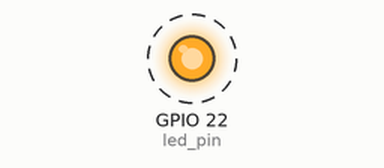
Bench run of a sketch on a simulated ESP32. Parts: output pins drawn as LEDs (lit = HIGH). Dashed ring = blinking.

Above: at 0.2 s.
Timing chart, 0 to 3.0 s (numbered marks = the images above):
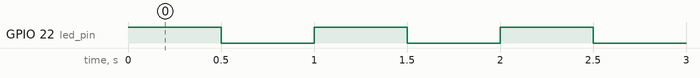

Measured:
- by itself, GPIO 22 (led_pin): alternates HIGH for 0.50 s and LOW for 0.50 s

The sketch:

FreeRTOS_FirstDemo.ino
```cpp
// use only one core due to demo purpose
#if CONFIG_FREERTOS_UNICORE
  static const BaseType_t app_cpu = 0;
#else
  static const BaseType_t app_cpu = 1;
#endif

//Pins
static const int led_pin = 22;

// task
void toggelLED(void *parameter){
  while(1){
    digitalWrite(led_pin, HIGH);
    vTaskDelay(500 / portTICK_PERIOD_MS);
    digitalWrite(led_pin, LOW);
    vTaskDelay(500 / portTICK_PERIOD_MS);
  }
}

void setup() {
  pinMode(led_pin, OUTPUT);

  // task to run forever
  xTaskCreatePinnedToCore(    // use xTaskCreate() in vanilla FreeRTOS
                toggelLED,    // Function to be called
                "Toggle LED", // Name of task
                1024,         // Stack size (bytes in ESP32, words in FreeRTOS)
                NULL,         // Parameter to pass to function
                1,            // Task priority (0 to configMAX_PRIORITIES - 1)
                NULL,         // Task handle
                app_cpu);     // Run on one core for demo purpose (ESP32 only)

}

void loop() {

}
```
